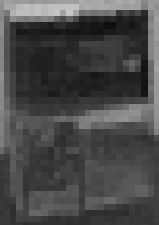
#> input picture query_frames/object1.PNG, 159 x 225 px, given in place of intrusion.avi, which was not available
$ python main.py
#> lines starting #> are read from the running program, lines starting #| are printed output that depends on the picture; after the words box and inside, x2 and y2 are one past the last pixel; in counts of white or black regions, pixels touching at a corner belong together; pictures that were not available may be replaced by others from this repository, and a replacement may not be noted
### src/playVideo.py
import cv2
import argparse
import numpy as np

# Local modules import
from src.outputFileMaker import makeFrameDict, writeOutputFileEXCEL, classify_objects
from src.humanSeparation import extractHumanObject
from src.objectSeparation import handleEdgeDetection, getBinaryMaskForObject, formBlobsAndContours, separateHumanFromObjectFrame
from src.userVisualization import applyContoursToImage
from src.preProcessingMethods import handleGrayscaleFiltering


# Create the background subtractor with selective updating
bg_subtractor = cv2.createBackgroundSubtractorMOG2(
    history=30,        # The number of last frames that affect the background model.
    varThreshold=15,    # Mahalanobis distance threshold.
    detectShadows=False   # If True, the model will detect shadows and mark them as 127.
)


def play_video(video_path):
#> called with video_path = './data/intrusion.avi'
    cap = cv2.VideoCapture(video_path)
    index = 1
    output_file = []

    alpha = 0.9999  # Adaptation rate for blind background updating
    background_model = None
    previous_frame_data = None  # Initialize previous_frame_data

    while cap.isOpened():
        ret, frame = cap.read()
#> frame is the input picture: shape (225, 159, 3); min 15, max 198, mean 72.5

        if not ret or frame is None:
            # Release the Video if ret is false
            cap.release()
            print("Released Video Resource")
            break

        # Convert the frame to grayscale
        gray_frame = cv2.cvtColor(frame, cv2.COLOR_BGR2GRAY)

        if background_model is None:
            # Initialize the background model with the first frame
            background_model = gray_frame.astype(np.float32)

        # Apply basic grayscale filtering operations to the object recognition frame
        gray_frame_filtered = handleGrayscaleFiltering(gray_frame)

        # Lets separate the human out at this spot
        human_binary_frame, background_model = extractHumanObject(gray_frame, alpha, background_model)

        # Edge separation
        gray_frame_edges = handleEdgeDetection(gray_frame_filtered)

        # Convert grayscale -> binary mask
        binary_mask_raw = getBinaryMaskForObject(gray_frame_edges)

        # Overlay binary_mask_raw with separated human and exclude human from binary_mask_raw
        binary_mask_with_deleted_movement = separateHumanFromObjectFrame(binary_mask_raw, human_binary_frame)

        # Find and separate the contours (gives only raw format of contours, needs filtering.)
        object_contours, _ = formBlobsAndContours(binary_mask_with_deleted_movement)
        human_contours, _ = cv2.findContours(human_binary_frame, cv2.RETR_EXTERNAL, cv2.CHAIN_APPROX_SIMPLE)

        # Export the given data to dict format as a JSON like object for future file export.
        frameData = makeFrameDict(object_contours, human_contours, index)
        print('size of framedata: ', len(frameData))
        output_file.append(frameData)

        # Represent the objects to the user
        applyContoursToImage(frame, object_contours, human_binary_frame)

        # Stop playing when 'q' is pressed
        if cv2.waitKey(25) == ord('q'):
            break
        print(index)
        index += 1

    cap.release()
    cv2.destroyAllWindows()

    # Export the data to EXCEL file as good format.
    writeOutputFileEXCEL(output_file)

### src/preProcessingMethods.py
import cv2

'''
These methods are applied before giving the frame to object recognition 'loop'.
'''

def handleGrayscaleFiltering(gray_frame):
    # Apply bilateral and Gaussian filtering
    gray_frame_filtered = cv2.bilateralFilter(gray_frame, d=11, sigmaColor=45, sigmaSpace=45)
    return gray_frame_filtered

### src/humanSeparation.py
import cv2
import numpy as np


def morphological_operations(binary_frame):
    '''
    Performs the necessary morphological operations to the binary frame
    '''
    # Opening
    kernel_size_opening = (2,2)
    kernel_opening = cv2.getStructuringElement(cv2.MORPH_ELLIPSE, kernel_size_opening)
    binary_frame = cv2.morphologyEx(binary_frame, cv2.MORPH_OPEN, kernel_opening, iterations=2)

    # Closing
    kernel_size_closing = (5, 5)
    kernel_closing = cv2.getStructuringElement(cv2.MORPH_ELLIPSE, kernel_size_closing)
    binary_frame = cv2.morphologyEx(binary_frame, cv2.MORPH_CLOSE, kernel_closing, iterations=1)

    return binary_frame


def extractHumanObject(grayscale_frame, alpha, background_model, binary_threshold=32):
    # Convert background_model to uint8
#> called with alpha = 1, binary_threshold = 32
    background_model_uint8 = background_model.astype(np.uint8)

    # Compute absolute difference
    diff_mask = cv2.absdiff(grayscale_frame, background_model_uint8)
#> diff_mask: shape (225, 159); every value is 0

    # Simple alpha blending for selective background updating
    alpha_mask = cv2.threshold(diff_mask, binary_threshold, 255, cv2.THRESH_BINARY)[1]
    background_model_update = alpha_mask / 255.0 * (grayscale_frame - background_model_uint8)
#> background_model_update: shape (225, 159) float64; every value is 0

    # Update background only in regions where there is no foreground
    background_model += alpha * background_model_update

    # Apply threshold to convert fg_mask into binary frame
    _, binary_frame = cv2.threshold(diff_mask, binary_threshold, 255, cv2.THRESH_BINARY)

    binary_frame = morphological_operations(binary_frame)

    # Show the afterMorphologicalOperations mask
    cv2.imshow('afterMorphologicalOperations', binary_frame)

    # Perform edge detection on the binary mask
    edges = cv2.Canny(binary_frame, 30, 100)

    # Find contours of the edges
    contours_edges, hierarchy = cv2.findContours(edges, cv2.RETR_EXTERNAL, cv2.CHAIN_APPROX_SIMPLE)
#> contours_edges = []

    if hierarchy is None:
        return np.zeros_like(binary_frame), background_model

    # Find the convex hull of the outermost points
    epsilon = 0.0001 * cv2.arcLength(np.vstack(contours_edges), True)  # Adjust epsilon for more or less detail
    approx_hull = cv2.approxPolyDP(np.vstack(contours_edges), epsilon, True)
    convex_hull = cv2.convexHull(approx_hull)

    # Create a new mask for the convex hull
    convex_hull_mask = np.zeros_like(edges)

    # Draw the convex hull on the new mask
    cv2.drawContours(convex_hull_mask, [convex_hull], -1, (255), thickness=1)

    return convex_hull_mask, background_model

### src/objectSeparation.py
import cv2
import numpy as np


def handleEdgeDetection(gray_frame_filtered, lower_threshold=73, upper_threshold=74):
    '''
    Separates edges from the picture using adaptive thresholding and Canny edge detection.
    '''
#> called with lower_threshold = 73, upper_threshold = 74
    # Apply Gaussian blur before edge detection
    blurred_frame = cv2.GaussianBlur(gray_frame_filtered, (5, 5), 0)

    # Canny edge detection with fine-tuned parameters
    edges = cv2.Canny(blurred_frame, lower_threshold, upper_threshold)
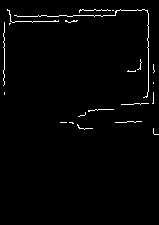
#> edges: shape (225, 159); 1.7% white in thin lines or dots, all inside (x1, y1, x2, y2) = (3, 9, 159, 135)

    # Hard-coded morphological operations for edge enhancement of the objects
    kernel = np.ones((3, 3), np.uint8)
    edges = cv2.dilate(edges, kernel, iterations=2)
#> edges: shape (225, 159); 9.9% white; 7 white regions, largest, box (x1, y1, x2, y2) and area: (1, 7, 157, 107) 2647, (76, 107, 116, 119) 233, (58, 120, 95, 132) 216
    edges = cv2.erode(edges, kernel, iterations=1)
#> edges: shape (225, 159); 6.4% white; 7 white regions (1 under 20 px), largest, box (x1, y1, x2, y2) and area: (2, 8, 156, 106) 1797, (77, 108, 115, 118) 133, (59, 121, 94, 131) 122, (114, 120, 143, 124) 93, (126, 58, 143, 73) 89, (152, 127, 159, 136) 38

    gray_frame_filtered = cv2.bitwise_and(gray_frame_filtered, gray_frame_filtered, mask=edges)
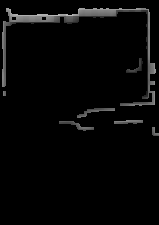
#> gray_frame_filtered: shape (225, 159); min 0, max 187, mean 6.6
    cv2.imshow('handleEdgeDetection', gray_frame_filtered)
    return gray_frame_filtered


def applyHoughTransform(edges):
    '''
    Applies Hough Transform to detect lines in the edges.
    '''
    lines = cv2.HoughLines(edges, 1, np.pi / 180, threshold=100)
    return lines


def getBinaryMaskForObject(gray_frame_filtered):
    '''
    Converts gray-scaled frame for binary mask
    '''
    _, binary_mask = cv2.threshold(gray_frame_filtered, 0, 255, cv2.THRESH_BINARY + cv2.THRESH_OTSU)
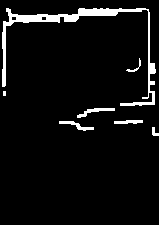
#> binary_mask: shape (225, 159); 5.6% white; 7 white regions (1 under 20 px), largest, box (x1, y1, x2, y2) and area: (2, 8, 156, 106) 1561, (77, 108, 115, 118) 133, (59, 121, 94, 131) 122, (114, 120, 143, 124) 93, (126, 58, 141, 72) 44, (152, 127, 159, 136) 38
    cv2.imshow('getBinaryMask', binary_mask)
    return binary_mask


def separateHumanFromObjectFrame(binary_mask_raw, human_binary_frame):
    binary_mask_with_deleted_movement = cv2.bitwise_and(binary_mask_raw, cv2.bitwise_not(human_binary_frame))
    cv2.imshow('separateHumanFromObjectFrame', binary_mask_with_deleted_movement)
    return binary_mask_with_deleted_movement


def formBlobsAndContours(binaryMaskRaw, dilation_iterations=1, min_blob_area=50, non_moving_color=(0, 255, 0)):
    # Apply dilation to connect nearby edges
#> called with dilation_iterations = 1, min_blob_area = 50, non_moving_color = (0, 255, 0)
    dilated_edges = cv2.dilate(binaryMaskRaw, None, iterations=dilation_iterations)
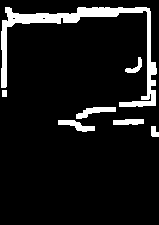
#> dilated_edges: shape (225, 159); 9% white; 7 white regions

    # Find contours in the dilated image
    contours, _ = cv2.findContours(dilated_edges, cv2.RETR_EXTERNAL, cv2.CHAIN_APPROX_SIMPLE)
#> contours = 7 contours; box (x1, y1, x2, y2) and area: (1, 7, 157, 107) 2030, (76, 107, 116, 119) 186, (58, 120, 95, 132) 174, (113, 119, 144, 125) 130, (125, 57, 142, 73) 82, (151, 126, 159, 137) 52, (2, 90, 7, 97) 24

    # Apply Hough Transform to detect lines
    edges = cv2.Canny(binaryMaskRaw, 50, 150, apertureSize=3)
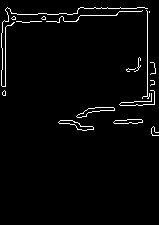
#> edges: shape (225, 159); 2.7% white in thin lines or dots, all inside (x1, y1, x2, y2) = (1, 7, 159, 136)
    lines = applyHoughTransform(edges)
#> in applyHoughTransform, `lines = cv2.HoughLines(edges, 1, np.pi / 180, threshold=100)`: lines = None

    # Create a mask for the blobs
    blobs_mask = np.zeros_like(binaryMaskRaw)

    # Iterate through contours and draw filled blobs
    for contour in contours:
        area = cv2.contourArea(contour)
        if area > min_blob_area:
            cv2.drawContours(blobs_mask, [contour], -1, 255, thickness=cv2.FILLED)
#> this loop made 7 passes
#> area on passes 1, 2, 3, 4, 6, 7: 52, 173.5, 130, 186.5, 81.5, 2029.5
#> (contour, area) on pass 5: ([[2, 90], [2, 96], [6, 96], [6, 90]], 24)
#> blobs_mask: shape (225, 159); 8.9% white; 6 white regions, box (x1, y1, x2, y2) and area: (1, 7, 157, 107) 2409, (76, 107, 116, 119) 233, (58, 120, 95, 132) 216, (113, 119, 144, 125) 165, (125, 57, 142, 73) 108, (151, 126, 159, 137) 69

    # Highlight non-moving objects with a specific color
    non_moving_objects_mask = (binaryMaskRaw - blobs_mask) > 0
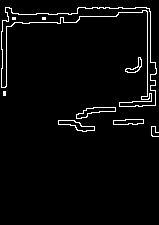
#> non_moving_objects_mask: shape (225, 159) bool; 3.4% white in thin lines or dots, all inside (x1, y1, x2, y2) = (1, 7, 159, 137)
    blobs_mask_colored = cv2.cvtColor(blobs_mask, cv2.COLOR_GRAY2BGR)  # Convert to 3 channels
#> blobs_mask_colored: shape (225, 159, 3); 8.9% white; 6 white regions

    # Create a separate array for color changes
    color_changes = np.zeros_like(blobs_mask_colored)
    color_changes[non_moving_objects_mask] = non_moving_color

    # Combine the two arrays to get the final result
    result_mask = blobs_mask_colored + color_changes

    contours, _ = cv2.findContours(blobs_mask, cv2.RETR_EXTERNAL, cv2.CHAIN_APPROX_SIMPLE)
#> contours = 6 contours; box (x1, y1, x2, y2) and area: (1, 7, 157, 107) 2030, (76, 107, 116, 119) 186, (58, 120, 95, 132) 174, (113, 119, 144, 125) 130, (125, 57, 142, 73) 82, (151, 126, 159, 137) 52
    print('Amount of contours: ', len(contours))
#| Amount of contours:  6
#> in play_video, `object_contours, _ = formBlobsAndContours(binary_mask_with_deleted_mov..`: object_contours has the same summary as contours in formBlobsAndContours
#> in play_video, `human_contours, _ = cv2.findContours(human_binary_frame, cv2.RETR_EXTE..`: human_contours = []

    cv2.imshow('formBlobsAndContours', result_mask)
    return contours, result_mask

### src/outputFileMaker.py
import datetime
import os
import pandas as pd
import numpy as np
import cv2

def makeFrameDict(contours, human_contours, frame_idx):
#> called with frame_idx = 1
    print("Index: ", frame_idx)

    amount_of_objects = len(contours)  # Use len() directly for simplicity
#> amount_of_objects = 6
    frame_data = []
    human_found = 0     # This needs to be 0 if human didnt found, 1 if found.

    # Find the human contours. We capture the human contours only from the moving item
    if (len(human_contours) > 0):
        human_found = 1
        human_contour = max(human_contours, key=cv2.contourArea)   # Filters out the noise contours

        # Lets handle the moving human object separately
        object_data = {}
        object_data["identifier"] = 0
        object_data["area"] = int(cv2.contourArea(human_contour))
        object_data["perimeter"] = int(cv2.arcLength(human_contour, True))
        object_data["classification"] = 'human'

        # TODO: Implement the aspectratio, etc extras.

        frame_data.append(object_data)

    amount_of_objects += human_found

    # Find the object contours
    for n, contour in enumerate(contours):
        object_data = {}
        object_data["identifier"] = n + human_found     # human_found is incremental step
        object_data["area"] = int(cv2.contourArea(contour))
        object_data["perimeter"] = int(cv2.arcLength(contour, True))

        # Compute the bounding box for the contour
        x, y, w, h = cv2.boundingRect(contour)

        # Compute additional features
        aspect_ratio = float(w) / h if h != 0 else 0.0
        circularity = 4 * np.pi * object_data["area"] / (object_data["perimeter"] ** 2) if object_data["perimeter"] != 0 else 0.0

        # Solidity is the ratio of contour area to its convex hull area
        hull = cv2.convexHull(contour)
        hull_area = cv2.contourArea(hull)
        solidity = object_data["area"] / hull_area if hull_area != 0 else 0.0

        # Add features to the object_data dictionary
        object_data["aspect_ratio"] = aspect_ratio
        object_data["circularity"] = circularity
        object_data["solidity"] = solidity

        object_data["classification"] = 'object'
        frame_data.append(object_data)
#> this loop made 6 passes
#> (x, y, w, h, aspect_ratio, circularity, hull_area, solidity) on passes 1 to 6: (151, 126, 8, 11, 0.727, 0.638, 60.5, 0.86), (58, 120, 37, 12, 3.08, 0.287, 253.5, 0.682), (113, 119, 31, 6, 5.17, 0.343, 141, 0.922), (76, 107, 40, 12, 3.33, 0.265, 267, 0.697), (125, 57, 17, 16, 1.06, 0.325, 146.5, 0.553), (1, 7, 156, 100, 1.56, 0.0415, 13963.5, 0.145)
#> after the loop, frame_data = 6 items
#> in play_video, `frameData = makeFrameDict(object_contours, human_contours, index)`: frameData = 3 items
#| size of framedata:  3
#> in applyContoursToImage, `human_contours, _ = cv2.findContours(human_binary_frame, cv2.RETR_EXTE..`: human_contours = []
#> the loop in applyContoursToImage, `for contour in contours:` made 6 passes
#> (area, perimeter, x, y, w, h, aspect_ratio, color_for_contour) on pass 6: (2029.5, 784.8, 1, 7, 156, 100, 1.56, (255, 0, 0))
#> (area, perimeter) on passes 1 to 5: (52, 32.83), (173.5, 87.56), (130, 69.66), (186.5, 94.73), (81.5, 56.38)
#> after the loop in applyContoursToImage, `for contour in contours:`:
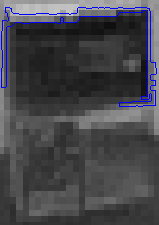
#> result_image: shape (225, 159, 3); 2.12% of pixels changed, all inside (x1, y1, x2, y2) = (1, 7, 157, 107)
#> (key q is pressed here)

    return {
        'frame_index': frame_idx,
        'number_of_detected_objects': amount_of_objects,
        'frame_data': frame_data
    }


# [46 lines left out: functions classifyBlob, classify_objects, find_matching_object, not called in this run]


def checkFolderExistence(folder_path):
    if not os.path.exists(folder_path):
        os.makedirs(folder_path)
        print(f"The folder {folder_path} has been created.")
        return True
    return False


def formatFileName(folder_path, fileNameEnding):
    '''
    Include dot to the fileNameEnding, for example
    ".txt" or ".xlsx"
    '''
    current_datetime = datetime.datetime.now()
    formatted_datetime = current_datetime.strftime("%Y-%m-%d_%H-%M-%S")
    filename = f"{folder_path}/output_{formatted_datetime}{fileNameEnding}"
    return filename


def writeOutputFileEXCEL(data_structure, folder_path='./output_files'): #consider adding coloring to the columns here

    checkFolderExistence(folder_path)
    filename = formatFileName(folder_path, ".xlsx")

    formatted_rows = []

    current_row = 1
    for frame in data_structure:
        frame_idx = frame['frame_index']
        number_of_objects = frame['number_of_detected_objects']

        for obj in frame['frame_data']:
            row = {
                'frame_index': frame_idx,
                'number_of_detected_objects': number_of_objects,
                'object_identifier': obj['identifier'],
                'area': obj['area'],
                'perimeter': obj['perimeter'],
                'classification': obj['classification']
            }
            formatted_rows.append(row)

        if number_of_objects > 0:
            current_row += number_of_objects
#> this loop made 1 pass
#> (frame_idx, number_of_objects, current_row) on pass 1: (1, 6, 7)
#> after the loop, current_row = 7; formatted_rows = 6 items

    df = pd.DataFrame(formatted_rows)
#> df = table of 6 rows and 6 columns

    with pd.ExcelWriter(filename, engine='xlsxwriter') as writer:
        df.to_excel(writer, sheet_name='Sheet1', index=False)
        worksheet = writer.sheets['Sheet1']
        current_row = 2
        for frame in data_structure:
            number_of_objects = frame['number_of_detected_objects']
            if number_of_objects > 0:
                end_row = current_row + number_of_objects - 1
                worksheet.merge_range(f'A{current_row}:A{end_row}', frame['frame_index'])
                worksheet.merge_range(f'B{current_row}:B{end_row}', number_of_objects)
                current_row += number_of_objects
#> this loop made 1 pass
#> (number_of_objects, end_row, current_row) on pass 1: (6, 7, 8)
#> after the loop, current_row = 8

    print(f"Excel file has been created: {filename}")

### src/userVisualization.py
import numpy as np
import cv2

from src.constants import OBJECT_COLORS

def applyContoursToImage(image, contours, human_binary_frame):
    # Convert the input image to a copy
    result_image = image.copy()

    human_contours, _ = cv2.findContours(human_binary_frame, cv2.RETR_EXTERNAL, cv2.CHAIN_APPROX_SIMPLE)

    # Iterate through contours and draw non-moving objects with different colors
    for contour in contours:
        area = cv2.contourArea(contour)
        perimeter = cv2.arcLength(contour, True)

        # Exclude the human blob from being considered as a separate object
        if not is_contour_inside_human(contour, human_contours):

            # Additional conditions for excluding objects
            if area > 500 and 500 < perimeter < 2000:  # Adjust the conditions as needed
                # Get the aspect ratio of the bounding rectangle
                x, y, w, h = cv2.boundingRect(contour)
                aspect_ratio = float(w) / h if h != 0 else 0.0

                # Additional conditions to exclude long and narrow objects
                if aspect_ratio < 5.0:
                    # Assign different colors based on the aspect ratio
                    if aspect_ratio > 1.5:
                        color_for_contour = (255, 0, 0)  # Blue for relatively wide objects
                    else:
                        color_for_contour = (0, 255, 0)  # Green for other objects
                    cv2.drawContours(result_image, [contour], -1, color_for_contour)

    # Draw the edge of the human contour with a specific color
    if human_binary_frame.any():
        human_color = (255, 255, 255)  # White color for the human
        cv2.drawContours(result_image, human_contours, -1, human_color, thickness=1)  # Thin edge of human contour


    cv2.imshow('applyContoursToImage', result_image)

    return result_image


def is_contour_inside_human(contour, human_contours):
    for human_contour in human_contours:
        # Check if any point of the contour is inside the human contour
        result = any(
            [cv2.pointPolygonTest(human_contour, (int(point[0][0]), int(point[0][1])), False) > 0 for point in contour]
        )
        if result:
            return True
    return False

### main.py
import argparse
from src.playVideo import play_video

'''
Main launcher for the intruder detection process.
Usage: python main.py
'''

if __name__ == "__main__":
    parser = argparse.ArgumentParser()
    parser.add_argument("--video_path", default="./data/intrusion.avi", help="path to video")
    args = parser.parse_args()
    play_video(args.video_path)
